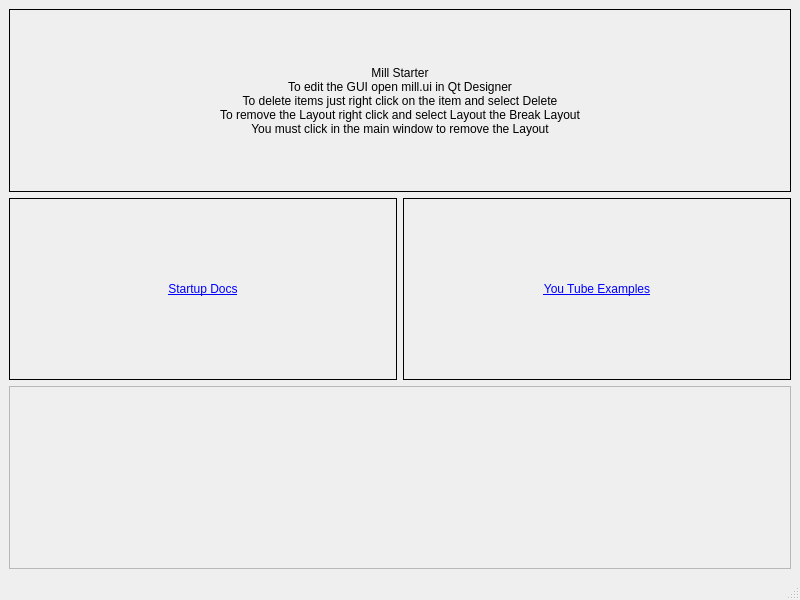
<?xml version="1.0" encoding="UTF-8"?>
<ui version="4.0">
 <class>MainWindow</class>
 <widget class="QMainWindow" name="MainWindow">
  <property name="geometry">
   <rect>
    <x>0</x>
    <y>0</y>
    <width>800</width>
    <height>600</height>
   </rect>
  </property>
  <property name="windowTitle">
   <string>MainWindow</string>
  </property>
  <widget class="QWidget" name="centralwidget">
   <layout class="QGridLayout" name="gridLayout">
    <item row="1" column="0">
     <widget class="QLabel" name="label_3">
      <property name="frameShape">
       <enum>QFrame::Box</enum>
      </property>
      <property name="text">
       <string>&lt;a href='https://gnipsel.com/linuxcnc/flexgui/build.html' target='_blank'&gt;Startup Docs&lt;/a&gt;</string>
      </property>
      <property name="alignment">
       <set>Qt::AlignCenter</set>
      </property>
      <property name="openExternalLinks">
       <bool>true</bool>
      </property>
     </widget>
    </item>
    <item row="1" column="1">
     <widget class="QLabel" name="label_2">
      <property name="frameShape">
       <enum>QFrame::Box</enum>
      </property>
      <property name="text">
       <string>&lt;a href='https://www.youtube.com/gnipsel/' target='_blank'&gt;You Tube Examples&lt;/a&gt;</string>
      </property>
      <property name="alignment">
       <set>Qt::AlignCenter</set>
      </property>
      <property name="openExternalLinks">
       <bool>true</bool>
      </property>
     </widget>
    </item>
    <item row="0" column="0" colspan="2">
     <widget class="QLabel" name="label">
      <property name="frameShape">
       <enum>QFrame::Box</enum>
      </property>
      <property name="text">
       <string>Mill Starter
To edit the GUI open mill.ui in Qt Designer
To delete items just right click on the item and select Delete
To remove the Layout right click and select Layout the Break Layout
You must click in the main window to remove the Layout</string>
      </property>
      <property name="alignment">
       <set>Qt::AlignCenter</set>
      </property>
      <property name="openExternalLinks">
       <bool>true</bool>
      </property>
     </widget>
    </item>
    <item row="2" column="0" colspan="2">
     <widget class="QFrame" name="plot_widget">
      <property name="frameShape">
       <enum>QFrame::StyledPanel</enum>
      </property>
      <property name="frameShadow">
       <enum>QFrame::Raised</enum>
      </property>
     </widget>
    </item>
   </layout>
  </widget>
  <widget class="QMenuBar" name="menubar">
   <property name="geometry">
    <rect>
     <x>0</x>
     <y>0</y>
     <width>800</width>
     <height>24</height>
    </rect>
   </property>
  </widget>
  <widget class="QStatusBar" name="statusbar"/>
 </widget>
 <resources/>
 <connections/>
</ui>
